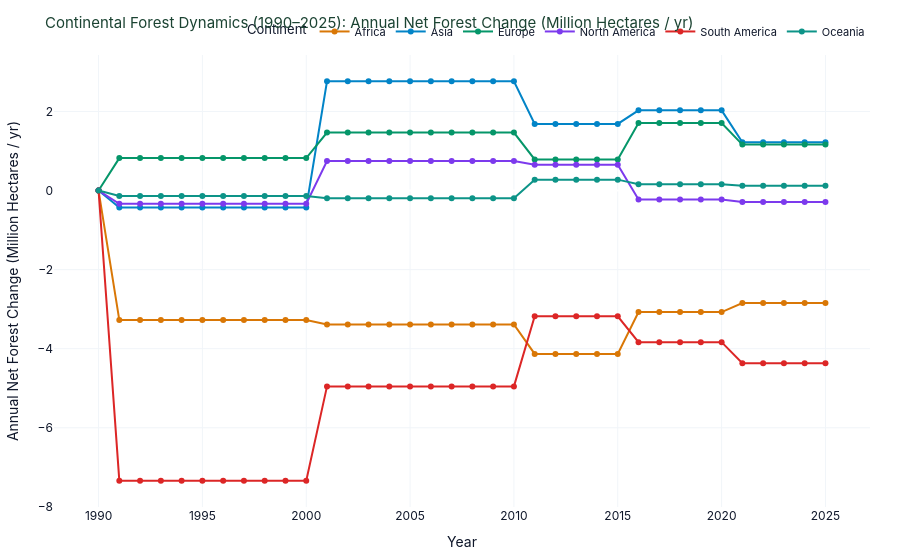

This figure's notebook cell:
### Code cell
fig_reg_change = create_regional_comparison_chart(df_reg, metric="Annual_Change_Mha")
fig_reg_change.show()

### Figure 1 — Plotly figure (JSON) as saved in the notebook; plotly's stock layout.template omitted (floating-point values rounded to 4 significant figures)
{"data": [{"hovertemplate": "Continent=Africa<br>Year=%{x}<br>Annual Net Forest Change (Million Hectares / yr)=%{y}<extra></extra>", "legendgroup": "Africa", "line": {"color": "#d97706", "dash": "solid"}, "marker": {"symbol": "circle"}, "mode": "lines+markers", "name": "Africa", "orientation": "v", "showlegend": true, "type": "scatter", "x": [1990, 1991, 1992, 1993, 1994, 1995, 1996, 1997, 1998, 1999, 2000, 2001, 2002, 2003, 2004, 2005, 2006, 2007, 2008, 2009, 2010, 2011, 2012, 2013, 2014, 2015, 2016, 2017, 2018, 2019, 2020, 2021, 2022, 2023, 2024, 2025], "xaxis": "x", "y": [0.0, -3.278, -3.278, -3.278, -3.278, -3.278, -3.278, -3.278, -3.278, -3.278, -3.278, -3.386, -3.386, -3.386, -3.386, -3.386, -3.386, -3.386, -3.386, -3.386, -3.386, -4.132, -4.132, -4.132, -4.132, -4.132, -3.075, -3.075, -3.075, -3.075, -3.075, -2.846, -2.846, -2.846, -2.846, -2.846], "yaxis": "y"}, {"hovertemplate": "Continent=Asia<br>Year=%{x}<br>Annual Net Forest Change (Million Hectares / yr)=%{y}<extra></extra>", "legendgroup": "Asia", "line": {"color": "#0284c7", "dash": "solid"}, "marker": {"symbol": "circle"}, "mode": "lines+markers", "name": "Asia", "orientation": "v", "showlegend": true, "type": "scatter", "x": [1990, 1991, 1992, 1993, 1994, 1995, 1996, 1997, 1998, 1999, 2000, 2001, 2002, 2003, 2004, 2005, 2006, 2007, 2008, 2009, 2010, 2011, 2012, 2013, 2014, 2015, 2016, 2017, 2018, 2019, 2020, 2021, 2022, 2023, 2024, 2025], "xaxis": "x", "y": [0.0, -0.4266, -0.4266, -0.4266, -0.4266, -0.4266, -0.4266, -0.4266, -0.4266, -0.4266, -0.4266, 2.762, 2.762, 2.762, 2.762, 2.762, 2.762, 2.762, 2.762, 2.762, 2.762, 1.686, 1.686, 1.686, 1.686, 1.686, 2.029, 2.029, 2.029, 2.029, 2.029, 1.22, 1.22, 1.22, 1.22, 1.22], "yaxis": "y"}, {"hovertemplate": "Continent=Europe<br>Year=%{x}<br>Annual Net Forest Change (Million Hectares / yr)=%{y}<extra></extra>", "legendgroup": "Europe", "line": {"color": "#059669", "dash": "solid"}, "marker": {"symbol": "circle"}, "mode": "lines+markers", "name": "Europe", "orientation": "v", "showlegend": true, "type": "scatter", "x": [1990, 1991, 1992, 1993, 1994, 1995, 1996, 1997, 1998, 1999, 2000, 2001, 2002, 2003, 2004, 2005, 2006, 2007, 2008, 2009, 2010, 2011, 2012, 2013, 2014, 2015, 2016, 2017, 2018, 2019, 2020, 2021, 2022, 2023, 2024, 2025], "xaxis": "x", "y": [0.0, 0.8204, 0.8204, 0.8204, 0.8204, 0.8204, 0.8204, 0.8204, 0.8204, 0.8204, 0.8204, 1.467, 1.467, 1.467, 1.467, 1.467, 1.467, 1.467, 1.467, 1.467, 1.467, 0.7858, 0.7858, 0.7858, 0.7858, 0.7858, 1.708, 1.708, 1.708, 1.708, 1.708, 1.162, 1.162, 1.162, 1.162, 1.162], "yaxis": "y"}, {"hovertemplate": "Continent=North America<br>Year=%{x}<br>Annual Net Forest Change (Million Hectares / yr)=%{y}<extra></extra>", "legendgroup": "North America", "line": {"color": "#7c3aed", "dash": "solid"}, "marker": {"symbol": "circle"}, "mode": "lines+markers", "name": "North America", "orientation": "v", "showlegend": true, "type": "scatter", "x": [1990, 1991, 1992, 1993, 1994, 1995, 1996, 1997, 1998, 1999, 2000, 2001, 2002, 2003, 2004, 2005, 2006, 2007, 2008, 2009, 2010, 2011, 2012, 2013, 2014, 2015, 2016, 2017, 2018, 2019, 2020, 2021, 2022, 2023, 2024, 2025], "xaxis": "x", "y": [0.0, -0.3356, -0.3356, -0.3356, -0.3356, -0.3356, -0.3356, -0.3356, -0.3356, -0.3356, -0.3356, 0.7458, 0.7458, 0.7458, 0.7458, 0.7458, 0.7458, 0.7458, 0.7458, 0.7458, 0.7458, 0.6513, 0.6513, 0.6513, 0.6513, 0.6513, -0.2268, -0.2268, -0.2268, -0.2268, -0.2268, -0.2924, -0.2924, -0.2924, -0.2924, -0.2924], "yaxis": "y"}, {"hovertemplate": "Continent=South America<br>Year=%{x}<br>Annual Net Forest Change (Million Hectares / yr)=%{y}<extra></extra>", "legendgroup": "South America", "line": {"color": "#dc2626", "dash": "solid"}, "marker": {"symbol": "circle"}, "mode": "lines+markers", "name": "South America", "orientation": "v", "showlegend": true, "type": "scatter", "x": [1990, 1991, 1992, 1993, 1994, 1995, 1996, 1997, 1998, 1999, 2000, 2001, 2002, 2003, 2004, 2005, 2006, 2007, 2008, 2009, 2010, 2011, 2012, 2013, 2014, 2015, 2016, 2017, 2018, 2019, 2020, 2021, 2022, 2023, 2024, 2025], "xaxis": "x", "y": [0.0, -7.339, -7.339, -7.339, -7.339, -7.339, -7.339, -7.339, -7.339, -7.339, -7.339, -4.954, -4.954, -4.954, -4.954, -4.954, -4.954, -4.954, -4.954, -4.954, -4.954, -3.18, -3.18, -3.18, -3.18, -3.18, -3.835, -3.835, -3.835, -3.835, -3.835, -4.368, -4.368, -4.368, -4.368, -4.368], "yaxis": "y"}, {"hovertemplate": "Continent=Oceania<br>Year=%{x}<br>Annual Net Forest Change (Million Hectares / yr)=%{y}<extra></extra>", "legendgroup": "Oceania", "line": {"color": "#0d9488", "dash": "solid"}, "marker": {"symbol": "circle"}, "mode": "lines+markers", "name": "Oceania", "orientation": "v", "showlegend": true, "type": "scatter", "x": [1990, 1991, 1992, 1993, 1994, 1995, 1996, 1997, 1998, 1999, 2000, 2001, 2002, 2003, 2004, 2005, 2006, 2007, 2008, 2009, 2010, 2011, 2012, 2013, 2014, 2015, 2016, 2017, 2018, 2019, 2020, 2021, 2022, 2023, 2024, 2025], "xaxis": "x", "y": [0.0, -0.1365, -0.1365, -0.1365, -0.1365, -0.1365, -0.1365, -0.1365, -0.1365, -0.1365, -0.1365, -0.1931, -0.1931, -0.1931, -0.1931, -0.1931, -0.1931, -0.1931, -0.1931, -0.1931, -0.1931, 0.2759, 0.2759, 0.2759, 0.2759, 0.2759, 0.1607, 0.1607, 0.1607, 0.1607, 0.1607, 0.1191, 0.1191, 0.1191, 0.1191, 0.1191], "yaxis": "y"}], "layout": {"font": {"color": "#0f172a", "family": "Inter, Segoe UI, Arial, sans-serif"}, "hoverlabel": {"bgcolor": "#1b4332", "font": {"color": "white", "family": "Inter, sans-serif", "size": 12}}, "hovermode": "x unified", "legend": {"font": {"size": 11}, "orientation": "h", "title": {"text": "Continent"}, "tracegroupgap": 0, "x": 1, "xanchor": "right", "y": 1.02, "yanchor": "bottom"}, "margin": {"b": 40, "l": 40, "r": 30, "t": 55}, "paper_bgcolor": "white", "plot_bgcolor": "white", "title": {"font": {"color": "#1b4332", "size": 15}, "text": "Continental Forest Dynamics (1990–2025): Annual Net Forest Change (Million Hectares / yr)"}, "xaxis": {"anchor": "y", "domain": [0.0, 1.0], "gridcolor": "#f1f5f9", "showgrid": true, "title": {"text": "Year"}}, "yaxis": {"anchor": "x", "domain": [0.0, 1.0], "gridcolor": "#f1f5f9", "showgrid": true, "title": {"text": "Annual Net Forest Change (Million Hectares / yr)"}}}}
